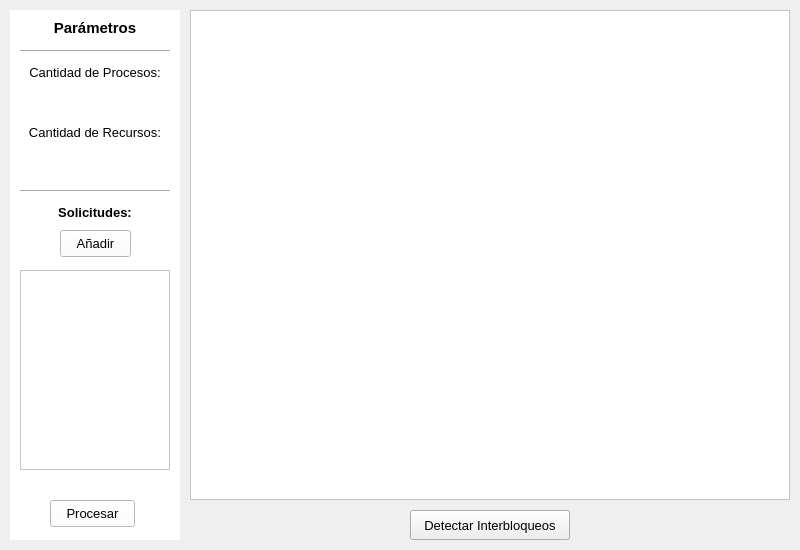
<?xml version="1.0" encoding="UTF-8"?>
<ui version="4.0">
 <class>Workspace</class>
 <widget class="QWidget" name="Workspace">
  <property name="geometry">
   <rect>
    <x>0</x>
    <y>0</y>
    <width>800</width>
    <height>550</height>
   </rect>
  </property>
  <property name="minimumSize">
   <size>
    <width>800</width>
    <height>550</height>
   </size>
  </property>
  <property name="maximumSize">
   <size>
    <width>800</width>
    <height>550</height>
   </size>
  </property>
  <property name="font">
   <font>
    <family>Arial</family>
    <pointsize>10</pointsize>
   </font>
  </property>
  <property name="windowTitle">
   <string>DeadLocks Detector Workspace</string>
  </property>
  <property name="windowIcon">
   <iconset resource="images.qrc">
    <normaloff>:/images/man-in-the-deadlock-1.png</normaloff>:/images/man-in-the-deadlock-1.png</iconset>
  </property>
  <widget class="QWidget" name="widgetProperties" native="true">
   <property name="geometry">
    <rect>
     <x>10</x>
     <y>10</y>
     <width>170</width>
     <height>530</height>
    </rect>
   </property>
   <property name="font">
    <font>
     <family>Arial</family>
     <pointsize>10</pointsize>
    </font>
   </property>
   <property name="styleSheet">
    <string notr="true">background-color: rgb(255, 255, 255);</string>
   </property>
   <widget class="QLabel" name="lblParameters">
    <property name="geometry">
     <rect>
      <x>10</x>
      <y>10</y>
      <width>150</width>
      <height>16</height>
     </rect>
    </property>
    <property name="font">
     <font>
      <family>Arial</family>
      <pointsize>11</pointsize>
      <weight>75</weight>
      <bold>true</bold>
     </font>
    </property>
    <property name="text">
     <string>Parámetros</string>
    </property>
    <property name="alignment">
     <set>Qt::AlignCenter</set>
    </property>
   </widget>
   <widget class="Line" name="line">
    <property name="geometry">
     <rect>
      <x>10</x>
      <y>40</y>
      <width>150</width>
      <height>3</height>
     </rect>
    </property>
    <property name="font">
     <font>
      <family>Arial</family>
      <pointsize>10</pointsize>
     </font>
    </property>
    <property name="orientation">
     <enum>Qt::Horizontal</enum>
    </property>
   </widget>
   <widget class="QLabel" name="lblProcessesNumT">
    <property name="geometry">
     <rect>
      <x>10</x>
      <y>50</y>
      <width>150</width>
      <height>25</height>
     </rect>
    </property>
    <property name="font">
     <font>
      <family>Arial</family>
      <pointsize>10</pointsize>
     </font>
    </property>
    <property name="text">
     <string>Cantidad de Procesos:</string>
    </property>
    <property name="alignment">
     <set>Qt::AlignCenter</set>
    </property>
   </widget>
   <widget class="QLabel" name="lblResourcesNumT">
    <property name="geometry">
     <rect>
      <x>10</x>
      <y>110</y>
      <width>150</width>
      <height>25</height>
     </rect>
    </property>
    <property name="font">
     <font>
      <family>Arial</family>
      <pointsize>10</pointsize>
     </font>
    </property>
    <property name="text">
     <string>Cantidad de Recursos:</string>
    </property>
    <property name="alignment">
     <set>Qt::AlignCenter</set>
    </property>
   </widget>
   <widget class="Line" name="line_2">
    <property name="geometry">
     <rect>
      <x>10</x>
      <y>180</y>
      <width>150</width>
      <height>3</height>
     </rect>
    </property>
    <property name="font">
     <font>
      <family>Arial</family>
      <pointsize>10</pointsize>
     </font>
    </property>
    <property name="orientation">
     <enum>Qt::Horizontal</enum>
    </property>
   </widget>
   <widget class="QLabel" name="lblRequest">
    <property name="geometry">
     <rect>
      <x>10</x>
      <y>190</y>
      <width>150</width>
      <height>25</height>
     </rect>
    </property>
    <property name="font">
     <font>
      <family>Arial</family>
      <pointsize>10</pointsize>
      <weight>75</weight>
      <bold>true</bold>
     </font>
    </property>
    <property name="text">
     <string>Solicitudes:</string>
    </property>
    <property name="alignment">
     <set>Qt::AlignCenter</set>
    </property>
   </widget>
   <widget class="QPushButton" name="btnAddActivities">
    <property name="geometry">
     <rect>
      <x>50</x>
      <y>220</y>
      <width>71</width>
      <height>27</height>
     </rect>
    </property>
    <property name="font">
     <font>
      <family>Arial</family>
      <pointsize>10</pointsize>
     </font>
    </property>
    <property name="text">
     <string>Añadir</string>
    </property>
   </widget>
   <widget class="QPushButton" name="btnProcess">
    <property name="geometry">
     <rect>
      <x>40</x>
      <y>490</y>
      <width>85</width>
      <height>27</height>
     </rect>
    </property>
    <property name="font">
     <font>
      <family>Arial</family>
      <pointsize>10</pointsize>
     </font>
    </property>
    <property name="text">
     <string>Procesar</string>
    </property>
   </widget>
   <widget class="QLabel" name="lblProcessesNum">
    <property name="geometry">
     <rect>
      <x>10</x>
      <y>80</y>
      <width>150</width>
      <height>25</height>
     </rect>
    </property>
    <property name="font">
     <font>
      <family>Arial</family>
      <pointsize>10</pointsize>
      <weight>75</weight>
      <italic>true</italic>
      <bold>true</bold>
     </font>
    </property>
    <property name="text">
     <string/>
    </property>
    <property name="alignment">
     <set>Qt::AlignCenter</set>
    </property>
   </widget>
   <widget class="QLabel" name="lblResourcesNum">
    <property name="geometry">
     <rect>
      <x>10</x>
      <y>140</y>
      <width>150</width>
      <height>25</height>
     </rect>
    </property>
    <property name="font">
     <font>
      <family>Arial</family>
      <pointsize>10</pointsize>
      <weight>75</weight>
      <italic>true</italic>
      <bold>true</bold>
     </font>
    </property>
    <property name="text">
     <string/>
    </property>
    <property name="alignment">
     <set>Qt::AlignCenter</set>
    </property>
   </widget>
   <widget class="QListWidget" name="listActivitiestInfo">
    <property name="geometry">
     <rect>
      <x>10</x>
      <y>260</y>
      <width>150</width>
      <height>200</height>
     </rect>
    </property>
    <property name="minimumSize">
     <size>
      <width>150</width>
      <height>200</height>
     </size>
    </property>
    <property name="maximumSize">
     <size>
      <width>150</width>
      <height>300</height>
     </size>
    </property>
    <property name="font">
     <font>
      <family>Arial</family>
      <pointsize>10</pointsize>
     </font>
    </property>
   </widget>
  </widget>
  <widget class="QScrollArea" name="widgetWorkspace">
   <property name="geometry">
    <rect>
     <x>190</x>
     <y>10</y>
     <width>600</width>
     <height>490</height>
    </rect>
   </property>
   <property name="minimumSize">
    <size>
     <width>600</width>
     <height>490</height>
    </size>
   </property>
   <property name="maximumSize">
    <size>
     <width>600</width>
     <height>490</height>
    </size>
   </property>
   <property name="styleSheet">
    <string notr="true">background-color: rgb(255, 255, 255);</string>
   </property>
   <property name="widgetResizable">
    <bool>true</bool>
   </property>
   <widget class="QWidget" name="scrollAreaWidgetContents">
    <property name="geometry">
     <rect>
      <x>0</x>
      <y>0</y>
      <width>598</width>
      <height>488</height>
     </rect>
    </property>
    <widget class="QLabel" name="lblImage">
     <property name="geometry">
      <rect>
       <x>0</x>
       <y>0</y>
       <width>600</width>
       <height>490</height>
      </rect>
     </property>
     <property name="font">
      <font>
       <family>Arial</family>
       <pointsize>10</pointsize>
      </font>
     </property>
     <property name="text">
      <string/>
     </property>
     <property name="pixmap">
      <pixmap resource="images.qrc">:/images/man-in-the-deadlock.png</pixmap>
     </property>
     <property name="alignment">
      <set>Qt::AlignCenter</set>
     </property>
    </widget>
   </widget>
  </widget>
  <widget class="QPushButton" name="btnDetectDeadLocks">
   <property name="geometry">
    <rect>
     <x>410</x>
     <y>510</y>
     <width>160</width>
     <height>30</height>
    </rect>
   </property>
   <property name="font">
    <font>
     <family>Arial</family>
     <pointsize>10</pointsize>
    </font>
   </property>
   <property name="text">
    <string>Detectar Interbloqueos</string>
   </property>
  </widget>
 </widget>
 <resources>
  <include location="images.qrc"/>
 </resources>
 <connections/>
</ui>
